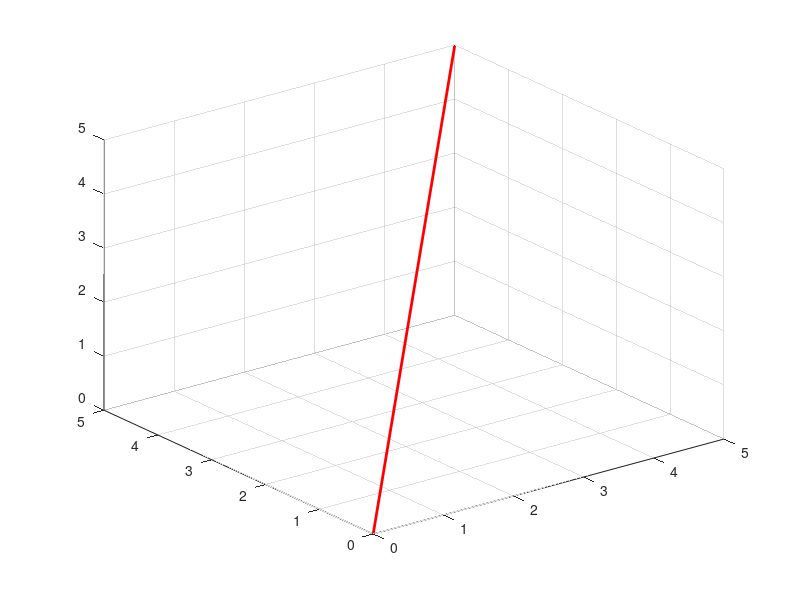

This chart was generated by the following MATLAB code:
function movable_line()
    fig = figure('Name','Movable Line example','NumberTitle','off');
    
    ax = axes('Parent', fig);
    view(3);
    grid on;
    
    x = [0 5];
    y = [0 5];
    z = [0 5];
    
    hold(ax, 'on');
    hLine = line(x, y, z, 'Color', 'r', 'LineWidth', 2);
    
    set(fig, 'WindowButtonDownFcn', @startDragFcn);
    set(fig, 'WindowButtonUpFcn', @stopDragFcn);
    
    function startDragFcn(src, event)
        set(fig, 'WindowButtonMotionFcn', @draggingFcn);
    end

    function stopDragFcn(src, event)
        set(fig, 'WindowButtonMotionFcn', '');
    end

    function draggingFcn(src, event)
        currentPoint = get(ax, 'CurrentPoint');
        
        newX = currentPoint(1, 1);
        newY = currentPoint(1, 2);
        newZ = currentPoint(1, 3);
        
        set(hLine, 'XData', [newX x+newX], 'YData', [newY y+newY], 'ZData', [newZ z+newZ]);
       % set(hLine, 'XData', [newX newX], 'YData', [newY newY], 'ZData', [newZ, newZ]);
        
       % newX = currentPoint(1,1);
       % set(hLine, 'XData', [newX, newX]);
    end
end